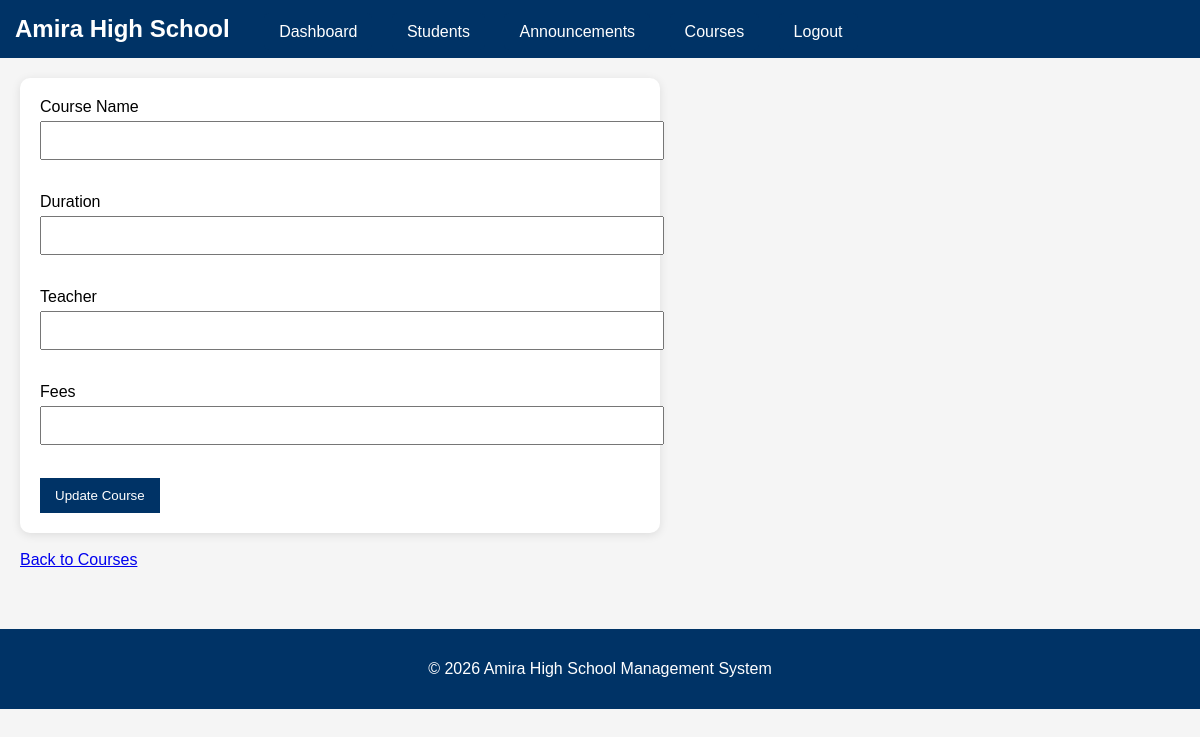
The page /admin/courses/edit/1 (signed in) on the database as committed earlier.
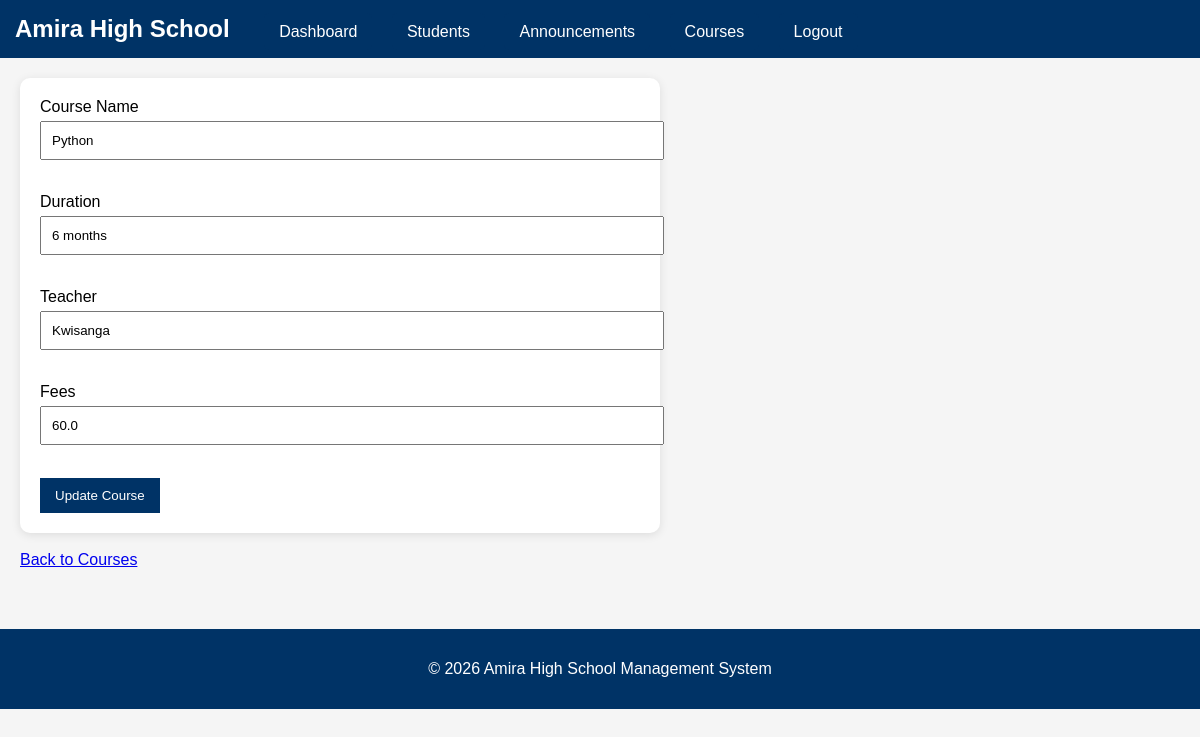
The same page on the database as committed later.
### tables this page shows
CREATE TABLE courses (
    course_id INTEGER PRIMARY KEY AUTOINCREMENT,
    course_name TEXT NOT NULL,
    duration TEXT NOT NULL,
    teacher TEXT NOT NULL,
    fees REAL NOT NULL,
    photo TEXT
);

### app.py (the view, shortened to what this page needs)
@app.route("/admin/courses/edit/<int:course_id>",
           methods=["GET", "POST"])
def edit_course_page(course_id):
    if "user_id" not in session:
        return redirect("/login")
    if session["login_type"] != "admin":
        return "Access Denied"
    course = get_course(course_id)
    return render_template(
        "edit_course.html",
        course=course
    )

### database.py (called while the page is built)
def get_connection():
    conn = sqlite3.connect(DATABASE)
    conn.row_factory = sqlite3.Row
    return conn

def get_course(course_id):
    conn = get_connection()
    course = conn.execute("""
    SELECT *
    FROM courses
    WHERE course_id = ?
    """, (course_id,)).fetchone()
    conn.close()
    return course

### templates/edit_course.html (shortened to what this page needs)
{% extends "base.html" %}
{% block content %}
<div class="form-container">
    <form method="POST">
        <label>Course Name</label><br>
        <input
            type="text"
            name="course_name"
            value="{{ course.course_name }}"
            required>
        <br><br>
        <label>Duration</label><br>
        <input
            type="text"
            name="duration"
            value="{{ course.duration }}"
            required>
        <br><br>
        <label>Teacher</label><br>
        <input
            type="text"
            name="teacher"
            value="{{ course.teacher }}"
            required>
        <br><br>
        <label>Fees</label><br>
        <input
            type="number"
            name="fees"
            value="{{ course.fees }}"
            required>
        <br><br>
        <button type="submit">
            Update Course
        </button>
    </form>
</div>
    <br>
    <a href="/admin/courses">
        Back to Courses
    </a>
{% endblock %}

Rows that differ between the two databases and show on the page:
added courses: course_name "Python", duration "6 months", teacher "Kwisanga", fees "60.0"
